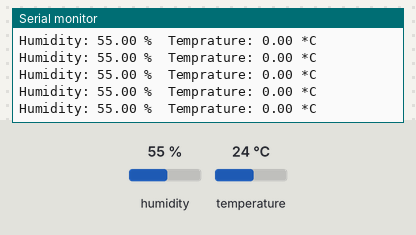
This sketch was run on a simulated Arduino Uno, built with avr-gcc and run on an emulated ATmega328P. On the bench: the last lines printed to the serial monitor. The inputs (shaded band) are chosen by the test bench; at power-on: humidity 55 %, temperature 24 °C.

Above: at 2.8 s.
2.9 s: humidity set to 22 %
At 4.4 s:
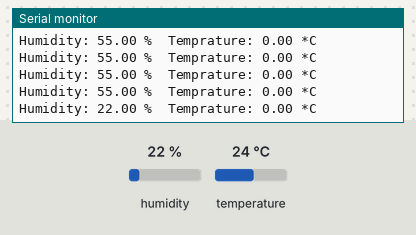
5.6 s: humidity set to 40 %
At 5.6 s:
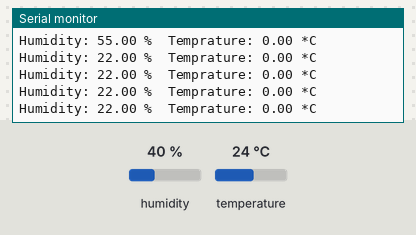
Timing chart, 0 to 8.6 s (numbered marks = the images above; inputs shaded):
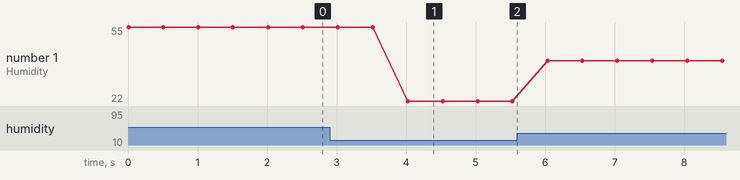

Measured:
- after the input at 2.9 s, the serial monitor: prints a new line after 1.1 s (image 1)
- plotted number 1: 55 → 22 after the input at 2.9 s, 22 → 40 after the input at 5.6 s

The sketch:

Temprature-Humidity.ino.ino
```cpp
#include "DHT.h"
#define DHTPIN 2
#define DHTTYPE DHT22

DHT dht(DHTPIN, DHTTYPE);
void setup() {
  // put your setup code here, to run once:
  Serial.begin(9600);
  Serial.println("DHT test");
  dht.begin();
}

void loop() {
  // put your main code here, to run repeatedly:
  float h = dht.readHumidity();
  float t = dht.readTemprature();
  if(isnan(t) || isnan(h)){
    Serial.println("Faild to read from DHT");
  }else {
    Serial.print("Humidity: ");
    Serial.print(h);
    Serial.print(" %\t");
    Serial.print("Temprature: ");
    Serial.print(t);
    Serial.println(" *C");
    }
    delay(500);
}
```
